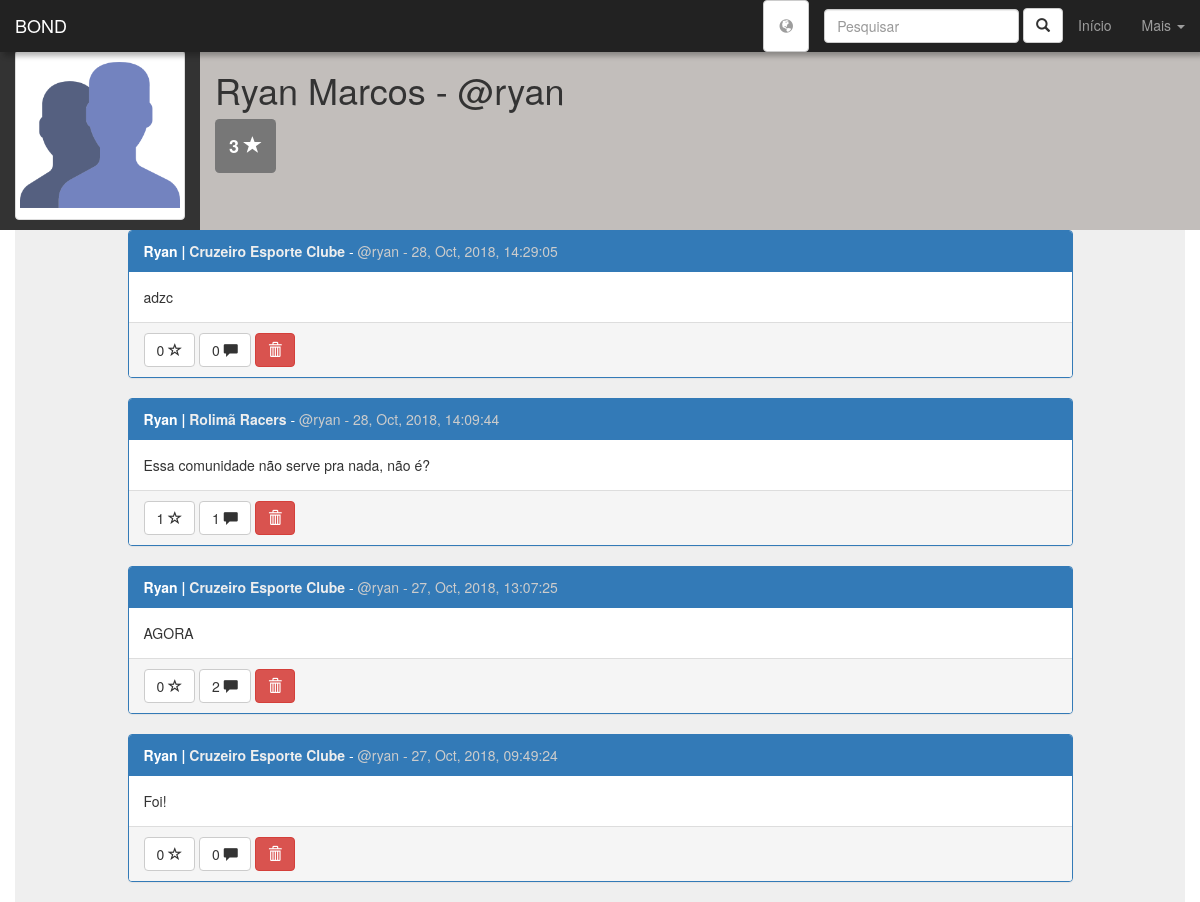
Before: /see_profile.php?p=4 (signed in) with the older database file.
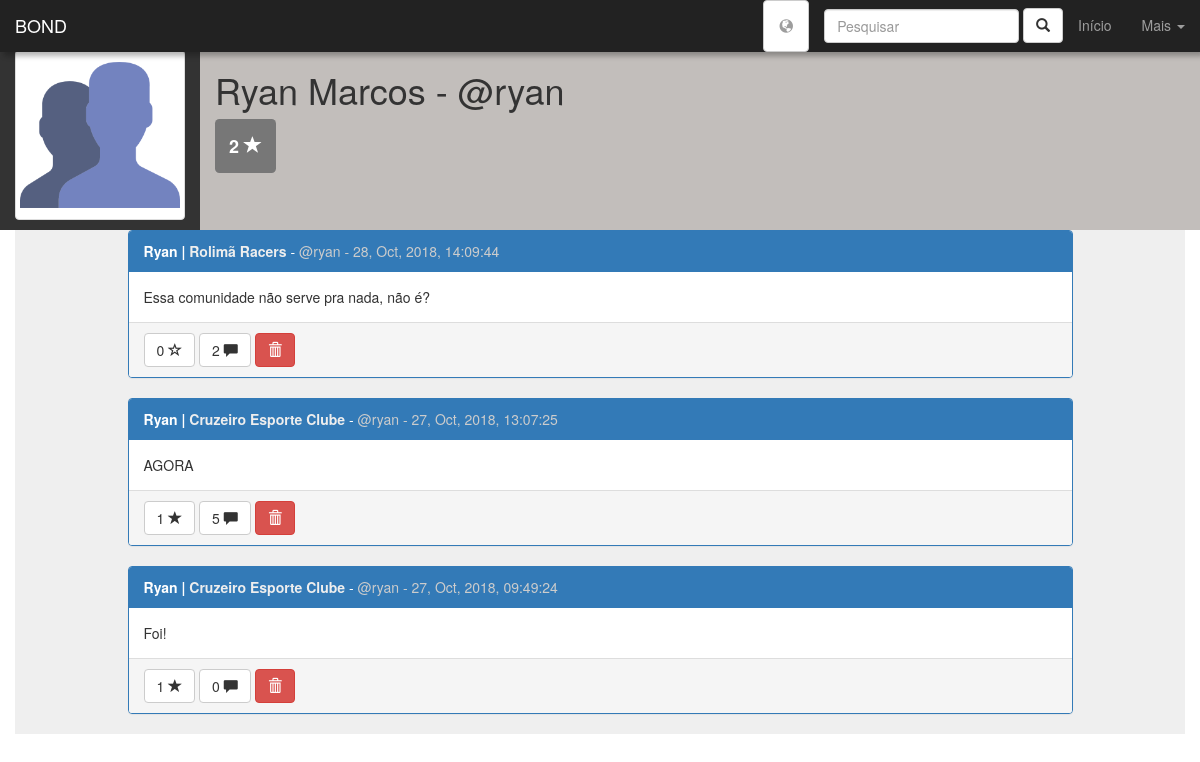
After: the same page with the newer database file.
### tables this page shows
CREATE TABLE IF NOT EXISTS `users` (
  `id_user` int(11) NOT NULL AUTO_INCREMENT,
  `username` varchar(20) NOT NULL,
  `first_name` varchar(60) NOT NULL,
  `last_name` varchar(80) NOT NULL,
  `birthday` date NOT NULL,
  `profile_pic` varchar(200) DEFAULT 'assets/img/default-user-icon.png',
  `passwd` varchar(32) NOT NULL,
  `r_date` datetime NOT NULL DEFAULT CURRENT_TIMESTAMP,
  `gender` enum('M','F','O') DEFAULT NULL,
  `followers` int(11) DEFAULT '0',
  `following` int(11) DEFAULT '0',
  `stars` int(11) DEFAULT '0',
  PRIMARY KEY (`id_user`)
);

CREATE TABLE IF NOT EXISTS `posts` (
  `id_post` int(11) NOT NULL AUTO_INCREMENT,
  `user` int(11) NOT NULL,
  `community` int(11) NOT NULL,
  `post_text` text NOT NULL,
  `post_pic` varchar(200) DEFAULT NULL,
  `r_date` datetime DEFAULT CURRENT_TIMESTAMP,
  `likes` int(11) DEFAULT '0',
  PRIMARY KEY (`id_post`)
);

CREATE TABLE IF NOT EXISTS `communities` (
  `id_community` int(11) NOT NULL AUTO_INCREMENT,
  `community_name` varchar(100) NOT NULL,
  `r_date` datetime DEFAULT CURRENT_TIMESTAMP,
  `profile_pic` varchar(200) DEFAULT 'assets/img/default-community-icon.png',
  `community_description` varchar(500) DEFAULT NULL,
  `members` int(11) DEFAULT '0',
  PRIMARY KEY (`id_community`)
);

### inc/functions/connection.php (called while the page is built)
<?php
function connect(){
    $host = "localhost";
    $user = "root";
    $passwd = "root";
    $db = "bond";
    $conn = mysqli_connect($host, $user, $passwd, $db);
    mysqli_set_charset($conn, "UTF-8");
    return $conn;
}
?>

### see_profile.php (the view, shortened to what the changed rows need)
<?php
include "inc/functions/connection.php";
$id_user = $_GET["p"];
$id_user2 = $_SESSION["id_user"];
$conn = connect();
$sql = "SELECT * FROM users WHERE id_user = $id_user";
$query = mysqli_query($conn, $sql);
$user = mysqli_fetch_assoc($query);
?>
<!DOCTYPE html>
<html lang="PT-BR">
  <head>
    <link href="css/bootstrap.min.css" rel="stylesheet">
    <link rel="stylesheet" href="css/pattern.css">
  </head>
<body>
<nav class="navbar navbar-inverse navbar-fixed-top" id="navbar-menu">
  <div class="container-fluid">
    <div class="navbar-header">
      <a class="navbar-brand" href="#">BOND</a>
    </div>
  </div>
</nav>
<div class="container-fluid">
<div class="row" style="padding-top:50px;background:rgba(0, 0, 0, 0.8)">
    <div class="col-lg-2" style="">
    <img src="<?php echo $user["profile_pic"] ?>" class="img-responsive img-thumbnail" id="profilePic" alt="Responsive image">
    </div>
    <div class="col-lg-10 jumbogotron" id="backcontainer">
          <h1><?php echo $user["first_name"].' '.$user["last_name"].' - @'.$user["username"]?></h1>
          <h3>
              <label title='Stars' class='label label-default' style="padding:14px">
              <?php echo $user["stars"] ?>
              <label class='glyphicon glyphicon-star'></label></label>
          </h3>
    </div>
</div>
</div>
<div class="container">
<div class="row panel-gray">
    <div class="col-lg-10 col-lg-offset-1">
        <?php
        $conn = connect();
        $sql = "SELECT *, date_format(posts.r_date, '%d, %b, %Y, %T') as data_f FROM posts
        JOIN communities ON posts.community = communities.id_community WHERE user = '$id_user'";
        if($query = mysqli_query($conn, $sql)){
            $posts = array();
            while($row = mysqli_fetch_assoc($query)){
                $posts[] = $row;
            }
            usort($posts, "organizer");
            foreach($posts as $post){
                $text = $post["post_text"];
                $likes = $post["likes"];
                $id_post = $post["id_post"];
                $id_community = $post["community"];
                $sql = "SELECT count(*) as comments FROM comments WHERE post = $id_post";
                if($q = mysqli_query($conn, $sql)){
                  $comments_qnt = mysqli_fetch_assoc($q)["comments"];
                }else{
                  $comments_qnt = '';
                }
                echo "<div class='panel panel-primary'>
                <div class='panel-heading'><strong>".$user["first_name"]." |
                <a href='see_community.php?c=$id_community' class='gray-text-link'>".$post["community_name"]
                ."</a></strong> - <span class='gray-text'>@".$user["username"]." - ";
                echo $post["data_f"]."</span></div>
                <div class='panel-body'>
                 $text
                </div>
                <div class='panel-footer'> ";
                $sql = "SELECT * FROM likes WHERE post = $id_post AND user = $id_user2";
                if(isset(mysqli_fetch_assoc(mysqli_query($conn, $sql))["post"])){
                 echo "<a href='like_post.php?p=$id_post&m=unlike&u=$id_user2&l=see_profile.php?p=$id_user'
                 title='Gostei' class='btn btn-default' id='like-btn'>$likes <span class='glyphicon glyphicon-star'>
                 </span></a>";
                }else{
                  echo "<a href='like_post.php?p=$id_post&m=like&u=$id_user2&l=see_profile.php?p=$id_user'
                   title='Não gostei' class='btn btn-default' id='like-btn'>$likes <span class='glyphicon glyphicon-star-empty'>
                   </span></a>";
                }
                echo " <a href='see_post.php?p=$id_post'
                title='Comentar' class='btn btn-default' id='like-btn'>".$comments_qnt." <span class='glyphicon glyphicon-comment'>
                </span></a>";
                echo " <a href='del_post.php?p=$id_post&u=$id_user&l=see_profile.php?p=$id_user'
                title='Apagar' class='btn btn-danger' id='like-btn'><span class='glyphicon glyphicon-trash'>
                </span></a>";
                echo "</div>
              </div>";
            }
        }
        ?>
    </div>
</div>
</div>
</body>
</html>

Changed rows visible on the page:
removed posts: $user["first_name"] "Ryan", communities.community_name "Cruzeiro Esporte Clube", $user["username"] "ryan", data_f "28, Oct, 2018, 14:29:05", post_text "adzc", likes "0", comments_qnt "0"
changed users "Ryan": stars "3" → "2"
changed posts "Essa comunidade não serve pra nada, não é?": likes "1" → "0"; comments_qnt "1" → "2"
changed posts "AGORA": comments_qnt "2" → "5"; likes "0" → "1"
changed posts "Foi!": likes "0" → "1"
